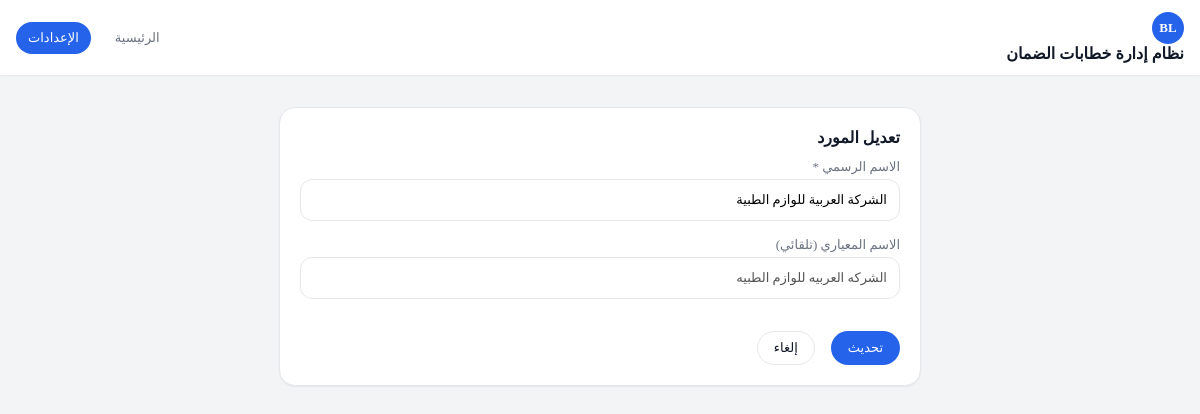
The app's page /settings/supplier-form.php?id=6 with its own data.
### tables this page shows
CREATE TABLE suppliers (
    id INTEGER PRIMARY KEY AUTOINCREMENT,
    official_name TEXT NOT NULL,
    display_name TEXT,
    normalized_name TEXT NOT NULL,
    is_confirmed INTEGER DEFAULT 0,
    created_at TEXT DEFAULT CURRENT_TIMESTAMP,
    updated_at TEXT DEFAULT CURRENT_TIMESTAMP
, supplier_normalized_key TEXT);

### app/Repositories/SupplierRepository.php (called while the page is built, shortened)
<?php
class SupplierRepository
{
    public function find(int $id): ?Supplier
    {
        $pdo = Database::connection();
        $stmt = $pdo->prepare('SELECT * FROM suppliers WHERE id = :id LIMIT 1');
        $stmt->execute(['id' => $id]);
        $row = $stmt->fetch(PDO::FETCH_ASSOC);
        return $this->map($row);
    }
    private function map(array $row): Supplier
    {
        return new Supplier(
            (int) $row['id'],
            $row['official_name'],
            $row['display_name'] ?? null,
            $row['normalized_name'],
            $row['supplier_normalized_key'] ?? null,
            (int) $row['is_confirmed'],
            $row['created_at'] ?? null,
        );
    }
}

### app/Support/autoload.php (called while the page is built, shortened)
<?php
spl_autoload_register(function (string $class): void {
    $prefix = 'App\\';
    $baseDir = __DIR__ . '/../';
    if (str_starts_with($class, $prefix)) {
        $relative = substr($class, strlen($prefix));
        $path = $baseDir . str_replace('\\', '/', $relative) . '.php';
    }
});

### www/settings/supplier-form.php (the view, shortened to what this page needs)
<?php
require_once __DIR__ . '/../../app/Support/autoload.php';
$suppliers = new SupplierRepository();
$id = isset($_GET['id']) ? (int) $_GET['id'] : null;
$supplier = $id ? $suppliers->find($id) : null;
$isEdit = $supplier !== null;
?>
<!doctype html>
<html lang="ar" dir="rtl">
<head>
    <link rel="stylesheet" href="/assets/css/style.css">
</head>
<body class="app-shell">
    <header class="app-header">
        <div class="app-header-inner">
            <div>
                <span class="app-logo">BL</span>
                <span class="app-title">نظام إدارة خطابات الضمان</span>
            </div>
            <nav class="app-nav">
                <a href="/" class="app-nav-link">الرئيسية</a>
                <a href="/settings.php?tab=suppliers" class="app-nav-link is-active">الإعدادات</a>
            </nav>
        </div>
    </header>
    <main class="app-main">
        <div class="app-container">
            <div class="form-card card">
                <div class="card-header">
                    <h2 class="card-title"><?= $isEdit ? 'تعديل المورد' : 'إضافة مورد جديد' ?></h2>
                </div>
                <form method="POST">
                    <div class="form-group">
                        <label class="form-label">الاسم الرسمي *</label>
                        <input type="text" name="official_name" class="form-control" required
                               value="<?= htmlspecialchars($supplier->officialName ?? $_POST['official_name'] ?? '') ?>">
                    </div>
                    <?php if ($isEdit): ?>
                    <div class="form-group" style="margin-top: 1rem;">
                        <label class="form-label">الاسم المعياري (تلقائي)</label>
                        <input type="text" class="form-control" disabled
                               value="<?= htmlspecialchars($supplier->normalizedName ?? '') ?>">
                    </div>
                    <?php endif; ?>
                    <div class="form-actions">
                        <button type="submit" class="btn btn-primary"><?= $isEdit ? 'تحديث' : 'إضافة' ?></button>
                        <a href="/settings.php?tab=suppliers" class="btn btn-secondary">إلغاء</a>
                    </div>
                </form>
            </div>
        </div>
    </main>
</body>
</html>

### www/assets/css/style.css (style rules this page uses)
:root { --color-bg-main: #f3f4f6; --color-bg-elevated: #ffffff; --color-border: #e5e7eb; --color-border-strong: #cbd5e1; --color-primary: #2563eb; --color-primary-hover: #1d4ed8; --color-primary-soft: #dbeafe; --color-accent: #0ea5e9; --color-text-main: #111827; --color-text-muted: #6b7280; --color-text-inverse: #ffffff; --color-success: #059669; --color-success-soft: #d1fae5; --color-warning: #d97706; --color-warning-soft: #fef3c7; --color-danger: #dc2626; --color-danger-soft: #fee2e2; --color-info: #0ea5e9; --color-info-soft: #e0f2fe; --color-status-review: #f97316; --color-status-ready: #16a34a; --color-status-conflict: #dc2626; --font-size-xs: 12px; --font-size-sm: 13px; --font-size-md: 14px; --font-size-lg: 16px; --font-size-xl: 18px; --font-size-2xl: 22px; --radius-sm: 8px; --radius-md: 12px; --radius-lg: 16px; --radius-xl: 20px; --shadow-sm: 0 1px 2px rgba(15, 23, 42, 0.06); --shadow-md: 0 4px 10px rgba(15, 23, 42, 0.08); --space-xxs: 4px; --space-xs: 8px; --space-sm: 12px; --space-md: 16px; --space-lg: 20px; --space-xl: 24px; --space-2xl: 32px; --transition-fast: 150ms ease-out; --transition-normal: 200ms ease-out; --layout-max-width: 1200px; }
body.app-shell { margin: 0; padding: 0; margin: 0; padding: 0; background-color: var(--color-bg-main); color: var(--color-text-main); }
.app-main { padding: 0 var(--space-md) var(--space-xl) var(--space-md); }
.app-container { max-width: var(--layout-max-width); margin: 0 auto; }
.app-header { position: sticky; top: 0; z-index: 50; background-color: var(--color-bg-elevated); box-shadow: var(--shadow-sm); }
.app-header-inner { max-width: var(--layout-max-width); margin: 0 auto; padding: var(--space-sm) var(--space-md); display: flex; align-items: center; justify-content: space-between; gap: var(--space-md); }
.app-logo { width: 32px; height: 32px; border-radius: var(--radius-lg); background: var(--color-primary); color: var(--color-text-inverse); display: flex; align-items: center; justify-content: center; font-weight: 700; font-size: var(--font-size-sm); }
.app-title { font-size: var(--font-size-lg); font-weight: 700; }
.app-nav { display: flex; gap: var(--space-sm); flex-wrap: wrap; }
.app-nav-link { font-size: var(--font-size-sm); padding: var(--space-xs) var(--space-sm); border-radius: 999px; text-decoration: none; color: var(--color-text-muted); transition: background-color var(--transition-fast), color var(--transition-fast); }
.app-nav-link.is-active { background-color: var(--color-primary); color: var(--color-text-inverse); }
.card { background-color: var(--color-bg-elevated); border: 1px solid var(--color-border); border-radius: var(--radius-lg); box-shadow: var(--shadow-sm); padding: var(--space-lg); margin-bottom: var(--space-lg); }
.card-header { display: flex; align-items: center; justify-content: space-between; gap: var(--space-md); margin-bottom: var(--space-sm); flex-wrap: wrap; }
.card-title { font-size: var(--font-size-lg); font-weight: 600; margin: 0; }
.btn { display: inline-flex; align-items: center; justify-content: center; gap: var(--space-xs); border-radius: 999px; border: 1px solid transparent; cursor: pointer; font-family: inherit; font-size: var(--font-size-sm); padding: 8px 16px; transition: background-color var(--transition-fast), box-shadow var(--transition-fast), transform var(--transition-fast); text-decoration: none; }
.btn-primary { background-color: var(--color-primary); color: var(--color-text-inverse); }
.btn-secondary { background-color: var(--color-bg-elevated); color: var(--color-text-main); border-color: var(--color-border); }
.form-group { display: flex; flex-direction: column; gap: 4px; }
.form-label { font-size: var(--font-size-sm); color: var(--color-text-muted); }
.form-control, .input, .select, .textarea, select, textarea { border-radius: var(--radius-md); border: 1px solid var(--color-border); padding: var(--space-sm); font-family: inherit; font-size: var(--font-size-sm); background-color: var(--color-bg-elevated); transition: border-color var(--transition-fast), box-shadow var(--transition-fast); }

### www/settings/supplier-form.php (style rules this page uses)
.form-card { max-width: 600px; margin: 2rem auto; }
.form-actions { display: flex; gap: 1rem; margin-top: 2rem; }

### records on screen
suppliers: official_name "الشركة العربية للوازم الطبية", normalized_name "الشركه العربيه للوازم الطبيه"
